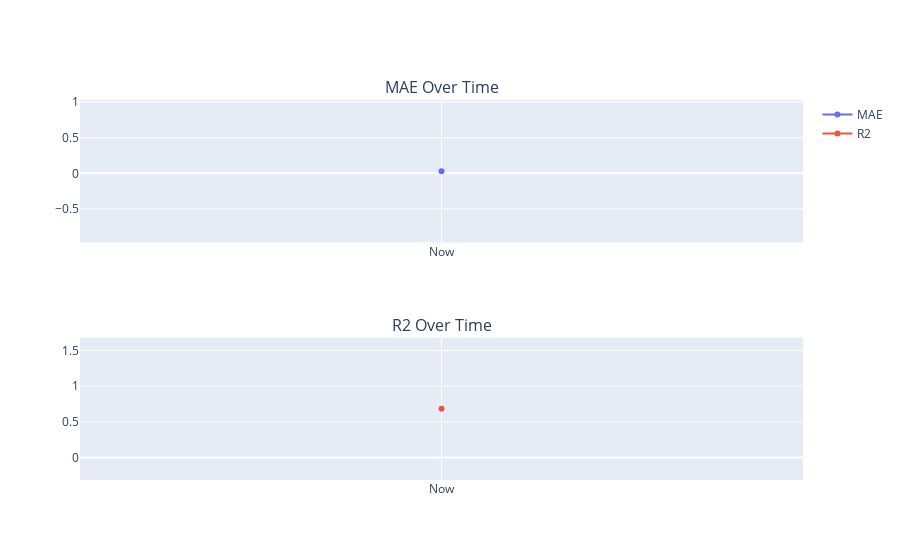

Notebook code cell kept with this figure:
### Code cell
# Line chart: Performance metrics over time
time_points = ["Now"]
mae_values = [xgb_mae]
r2_values = [xgb_r2]

fig4 = make_subplots(rows=2, cols=1, subplot_titles=("MAE Over Time", "R2 Over Time"))
fig4.add_trace(go.Scatter(x=time_points, y=mae_values, mode="lines+markers", name="MAE"), row=1, col=1)
fig4.add_trace(go.Scatter(x=time_points, y=r2_values, mode="lines+markers", name="R2"), row=2, col=1)
fig4.show()

### Figure 1 — Plotly figure (JSON) as saved in the notebook; plotly's stock layout.template omitted (floating-point values rounded to 4 significant figures)
{"data": [{"mode": "lines+markers", "name": "MAE", "type": "scatter", "x": ["Now"], "xaxis": "x", "y": [0.02948], "yaxis": "y"}, {"mode": "lines+markers", "name": "R2", "type": "scatter", "x": ["Now"], "xaxis": "x2", "y": [0.6833], "yaxis": "y2"}], "layout": {"annotations": [{"font": {"size": 16}, "showarrow": false, "text": "MAE Over Time", "x": 0.5, "xanchor": "center", "xref": "paper", "y": 1, "yanchor": "bottom", "yref": "paper"}, {"font": {"size": 16}, "showarrow": false, "text": "R2 Over Time", "x": 0.5, "xanchor": "center", "xref": "paper", "y": 0.375, "yanchor": "bottom", "yref": "paper"}], "xaxis": {"anchor": "y", "domain": [0, 1]}, "xaxis2": {"anchor": "y2", "domain": [0, 1]}, "yaxis": {"anchor": "x", "domain": [0.625, 1]}, "yaxis2": {"anchor": "x2", "domain": [0, 0.375]}}}
